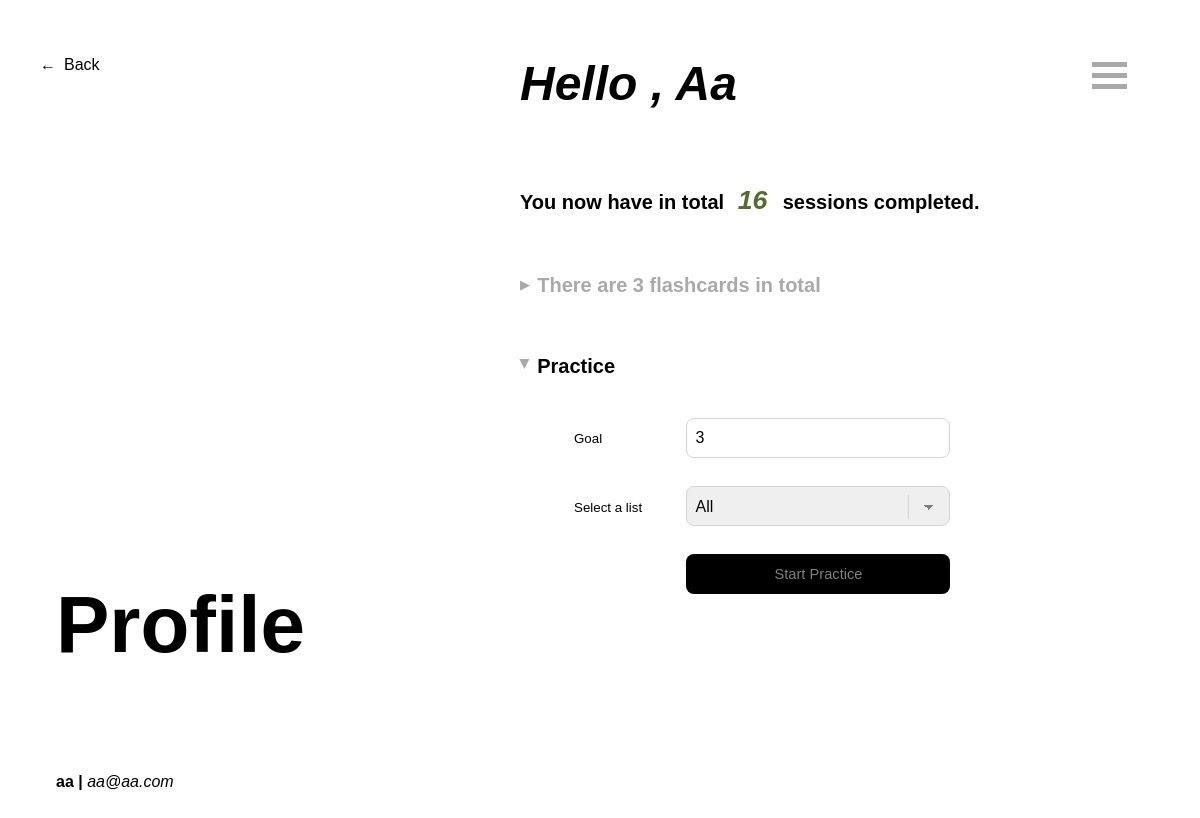
Page /user/aa (signed in) on the earlier database version.
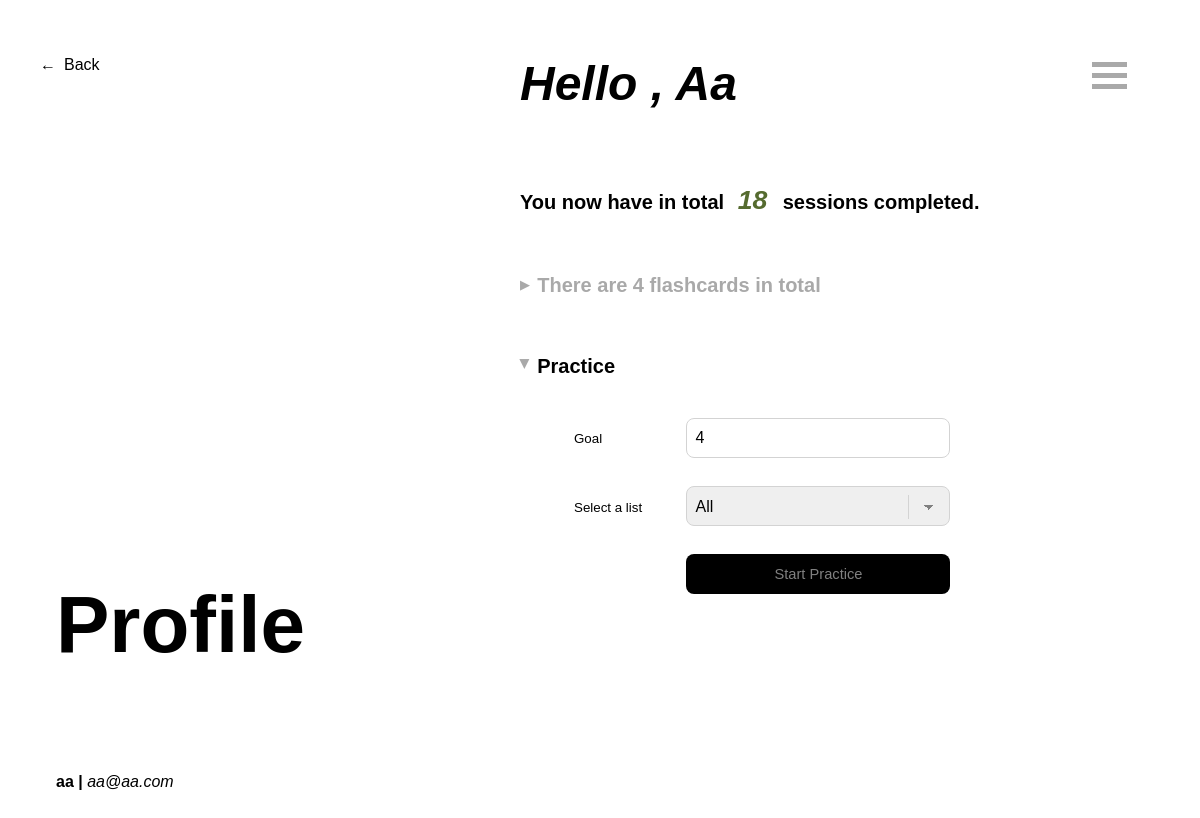
Same page on the later database version.
### models.py (models this page shows, shortened)
class User(UserMixin, db.Model):
    __tablename__ = 'users'
    id = db.Column(db.Integer, primary_key = True)
    username = db.Column(db.String(30), index = True)
    email = db.Column(db.String(120), index = True, unique = True)
    password_hash = db.Column(db.String(128))
    daily_goal = db.Column(db.Integer, nullable=True)
    completeNum = db.Column(db.Integer, default=0)
    lists = db.relationship('List', secondary=list_user, back_populates='users', cascade='all, delete')
    words = db.relationship('Word', secondary=word_user, back_populates='users', cascade='all, delete')

### routes/user_routes.py (the view)
@user_bp.route('/user/<username>')
@login_required
@check_username_match
def profile(username):
    if not current_user:
        return redirect(url_for('login.login'))
    if 'last_visit_app' not in session or elaspedTime(session['last_visit_app'], datetime.today()) > 3:
        session['last_visit_app'] = datetime.today()
        for w in current_user.words:
            w.updatePriorityTime()
        db.session.commit()
        print('update priority')
    return render_template('profile.html', user=current_user)

### app.py (called while the page is built)
@app.before_request
def check_session_lifetime():
    if request.blueprint == 'guests':
        app.permanent_session_lifetime = timedelta(minutes=30)
    elif request.blueprint == 'user' and not session.get('user_id'):
        app.permanent_session_lifetime = timedelta(minutes=30)
    else:
        app.permanent_session_lifetime = timedelta(days=7)

### functions.py (called while the page is built, shortened)
def elaspedTime(day1, day2):
    if not isinstance(day1, str):
        day1 = day1.strftime("%Y/%m/%d")
    if not isinstance(day2, str):
        day2 = day2.strftime("%Y/%m/%d")
    res = (datetime.strptime(day2, "%Y/%m/%d") - datetime.strptime(day1, "%Y/%m/%d")).days
    return res

def priorityChange(last_visit, mode=None, cur_priority = None):
    if not isinstance(last_visit, str):
        last_visit = last_visit.strftime('%Y/%m/%d')
    if not mode and not cur_priority:
        daydiff = elaspedTime(last_visit, today)
        if daydiff != 0:
            return priorityFunction(daydiff)
    else:
        raise Exception('wrong parameters for pritoryChange function')

def priorityFunction(daydiff):
    if daydiff > 0:
        return int(math.log(abs(daydiff))) * 2
    else:
        return int(math.log(abs(daydiff))) * (-2)

### models.py (called while the page is built)
    def updatePriorityTime(self):
        pdiff = priorityChange(self.last_visit)
        if pdiff:
            self.priority += pdiff

### routes/user_routes.py (called while the page is built)
@login_manager.user_loader
def load_user(id):
    return User.query.get(int(id))

def check_username_match(func):
    @wraps(func)
    def wrapper(username, *args, **kwargs):
        if username != current_user.username:
            return redirect(url_for('login.login'))
        return func(username, *args, **kwargs)
    return wrapper

### templates/profile.html (shortened to what this page needs)
{% extends "_menu.html" %}
{% block styles2 %}
<link rel="stylesheet" type="text/css" href="{{ url_for('static', filename='css/content-forms.css') }}">
<link rel="stylesheet" type="text/css" href="{{ url_for('static', filename='css/content-general.css') }}">
{% endblock %}
{% block title2 %}
<h1>Profile</h1>
{% endblock %}
{% block content2 %}
<h1>Hello
    {% if current_user.is_authenticated %}, {{ user.username }} {% endif %}
</h1><br>
<h3>You now have in total <span class="large-font">
    {% if current_user.is_authenticated %} {{ current_user.completeNum }}
    {% else %} {{ session.get('completeNum') }}
    {% endif %} </span>
    sessions completed.</h3><br>
<a class="profile-opt"
{% if current_user.is_authenticated %} href='/user/{{ user.username }}/flashcards'
{% else %} href="/guest/flashcards"
{% endif %}>There are {{ user.words | length }} flashcards in total</a><br>
<div class="hidden-form">
    <h3 class='toggle-title change' id="toggle-form" onclick="iconTransform(this, ['form-practice'])">Practice</h3>
    <form class="form-jinja" id="form-practice"
    {% if current_user.is_authenticated %} action="/user/{{ user.username }}/practice/start"
    {% else %} action="/guest/practice/start"
    {% endif %}
    method="POST">
        <div>
            <label class='form-label' for="goal">Goal</label>
            <input class="form-input" type="number" id='goal' name="goal" min="1" max="{{ user.words | length }}"
            value="{{ 7 if user.words | length >= 7 else user.words | length }}">
        </div>
        <div>
            <label class='form-label' for="list">Select a list</label>
            <select class='form-select' id="list" name="list">
                <option value="all" selected>All</option>
            </select>
        </div>
        <div>
            <input class="form-button" type="submit" value="Start Practice">
        </div>
    </form>
</div>
{% endblock %}

### templates/_menu.html (shortened to what this page needs)
{% extends '_base.html' %}
{% block styles %}
<link rel="stylesheet" type="text/css" href="{{ url_for('static', filename='css/style-menu.css') }}">
{% block styles2 %}{% endblock %}
{% endblock %}
{% block title %}
<div class="go-back">
    <p onclick="history.back()">Back</p>
</div>
{% block title2 %}{% endblock %}
<div class="info">
    <p><strong>
        {% if current_user.is_authenticated %} {{ current_user.username }} |
        {% else %} Guest
        {% endif %}
    </strong>
    {% if current_user.is_authenticated %} <em>{{ current_user.email }}</em>
    {% endif %}
</div>
{% endblock %}
{% block content %}
{% block content2 %}{% endblock %}
<div class="center-menu">
    <div id='menu-icon' class="menu-icon" onclick="iconTransform(this, ['menu'])">
      <div class="bar1"></div>
      <div class="bar2"></div>
      <div class="bar3"></div>
    </div>
</div>
{% endblock %}

### templates/_base.html (shortened to what this page needs)
<html>
    <head>
        <link rel="stylesheet" type="text/css" href="{{ url_for('static', filename='css/style-base.css') }}">
        {% block styles %}{% endblock %}
    </head>
    <body>
        <div class="title">
            {% block title %}{% endblock %}
        </div>
        <div class="content">
            {% block content %}{% endblock %}
            <br><br>
        </div>
    </body>
</html>

### static/css/style-base.css (style rules this page uses)
* { margin: 0; padding: 0; font-family: Arial, Helvetica, sans-serif; }
.title { position: fixed; width: 40%; height: 100%; background-color: white; }
.title h1 { font-size: min(5em, 8vw); overflow: hidden; position: absolute; bottom: 20vh; width: 100%; text-align: left; padding-left: 7vh; }
.info p { display: inline-block; font-size: 2vh; position: absolute; bottom: 5vh; left: 7vh }
.go-back { width: max-content; position: absolute; top: 7vh; left: 5vh }
.go-back p::before, .go-back p { display: inline-block; font-size: min(14pt, 2vh); vertical-align: baseline; }
.go-back p::before { content: '\2190'; padding-right: 1vh; }
.content { position: absolute; left: 40%; width: 45%; height: max-content; padding: 7vh 5vh; }

### static/css/style-menu.css (style rules this page uses)
.center-menu { position: fixed; right: 0; top: 0; height: 100%; width: 12%; }
.menu-icon { position: relative; top: 7vh; left: 3vw; align-items: right; margin-right: 5vh; z-index: 1; cursor: pointer; }
.bar1, .bar2, .bar3 { width: 35px; height: 5px; background-color: darkgray; margin: 6px 0; transition: 0.4s; }

### static/css/content-forms.css (style rules this page uses)
.hidden-form { height: max-content; min-height: 50vh; }
.form-jinja, .form-html { width: 80%; position: relative; left: 10%; margin-top: 2vh }
.form-title, .profile-opt, .toggle-title { color: darkgray; padding: 2vh 0 3vh 0; z-index: 1; font-size: max(2.5vh, 9pt); font-weight: 800; }
.form-jinja div, .from-html div { padding-bottom: 2vh; }
.form-label { font-size: min(10pt, 2vh); width: 8vw; padding-right: 1vw; text-align: left; vertical-align: middle; display: inline-block; }
.form-input, .form-textarea, .form-select { width: 22vw; border-radius: 1vh; box-shadow: none; border: lightgray solid 1px; font-size: min(12pt, 2vh); padding: 1vh; margin-bottom: 1.5vh; }
.form-input, .form-select { height: 5vh; }
.form-button, .form-link, .form-button-im, .form-link-left { height: 5vh; width: 22vw; box-shadow: none; outline: none; border: none; border-radius: 1vh; font-size: min(11pt, 2vh); text-align: center; }
.form-button, .form-button-im { background-color: black; color: grey; }
a.profile-opt { color: darkgray; display: block; padding-bottom: 3vh; font-size: max(2.5vh, 9pt); font-weight: 800; text-decoration: none; }
.profile-opt::before, .toggle-title::before, .icon::before { display: inline-block; color: darkgray; padding: 0 1vh 0.5vh 0; content: '\25B6'; font-size: 1.5vh; vertical-align: middle; }
h3.change, h4.change { color: black; }
h3.change::before, h4.change::before { content: '\25B6'; transform: translate(-33%, 0) rotate(90deg); }
.form-select { -webkit-box-sizing: border-box; -moz-box-sizing: border-box; box-sizing: border-box; appearance: none; }
.form-select { background-image: linear-gradient(45deg, transparent 50%, gray 50%), linear-gradient(135deg, gray 50%, transparent 50%), linear-gradient(to right, lightgray, lightgray); background-position: calc(100% - 20px) calc(1em + 2px), calc(100% - 15px) calc(1em + 2px), calc(100% - 2.5em) 0.5em; background-size: 5px 5px, 5px 5px, 1px 1.5em; background-repeat: no-repeat; }

### static/css/content-general.css (style rules this page uses)
.content h1 { font-size: min(3em, 7vh); font-style: oblique; padding: 0 0 5vh 0; text-transform: capitalize; }
h3 { font-size: max(2.5vh, 9pt); font-weight: 800; padding: 2vh 0 3vh 0; }
span.large-font { font-size: min(20pt, 6vh); font-style: italic; font-weight: 600; vertical-align: baseline; color: darkolivegreen; padding: 0 1vh; }

Differences in the rows shown:
changed User "Aa": completeNum "16" → "18"
Other differences:
{{ user.words | length }}: "3" → "4"
form field goal: "3" → "4"
